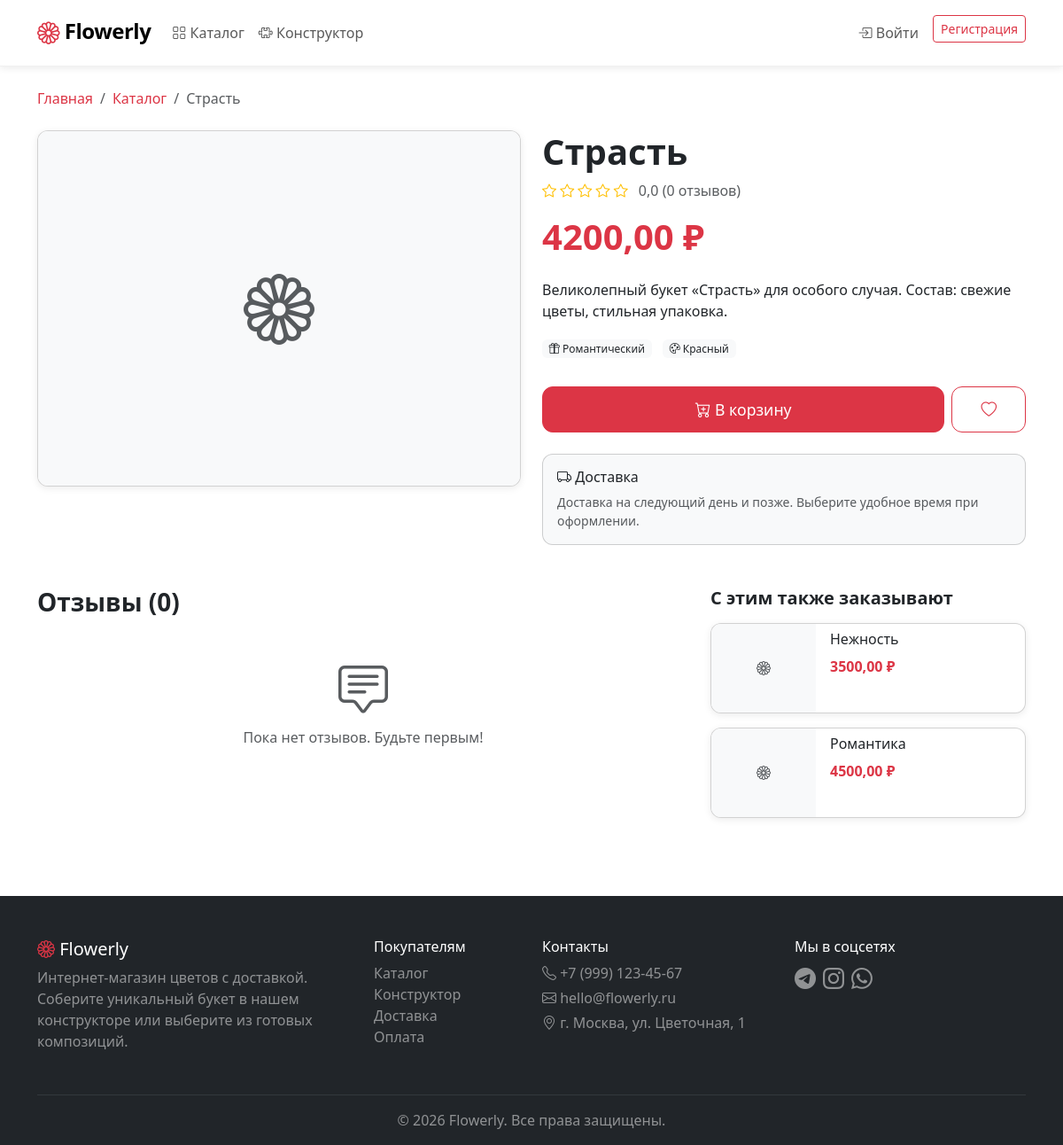
Before: /catalog/страсть/ with the older database file.
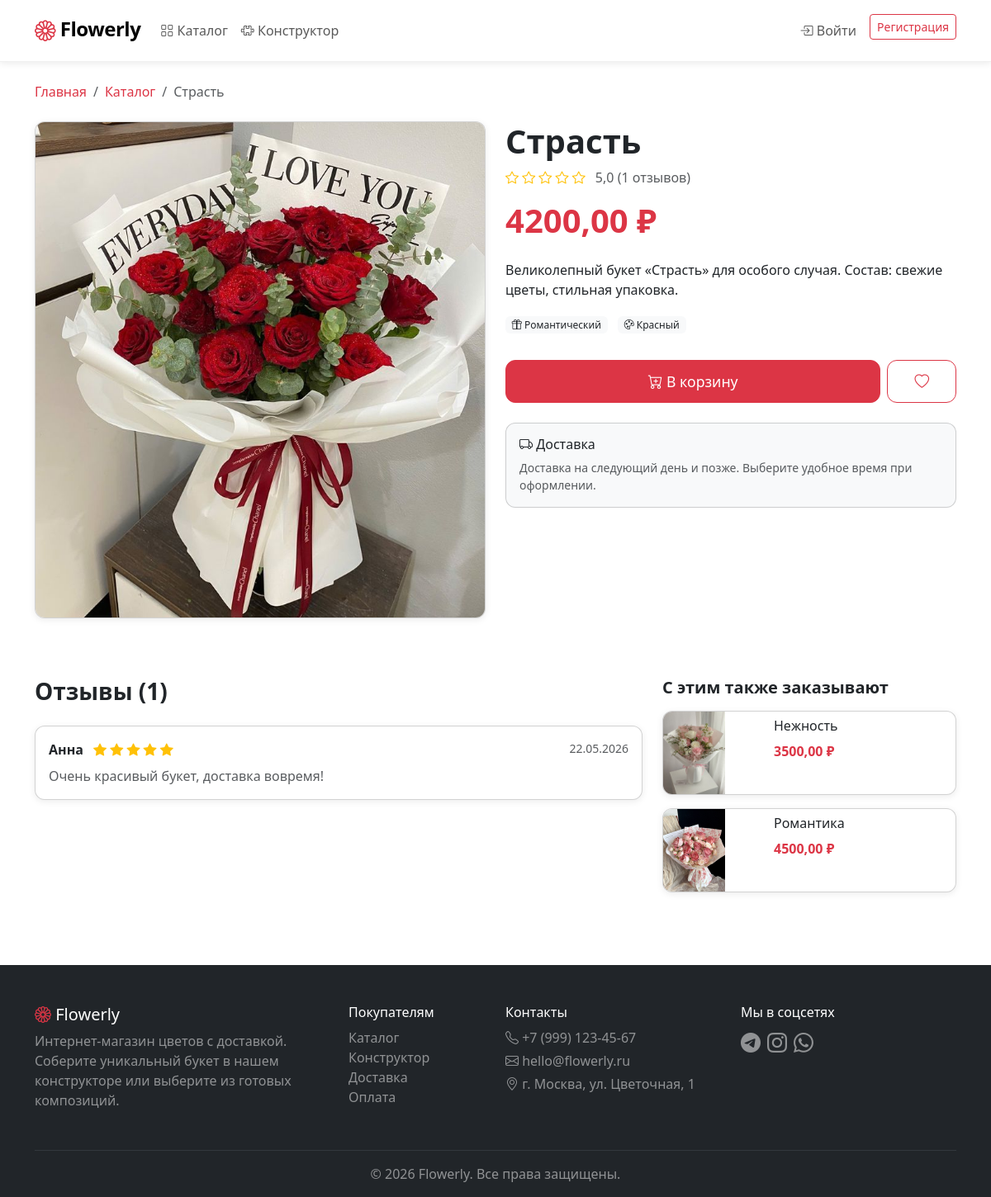
After: the same page with the newer database file.
### FlowerlyApp/models.py (models this page shows, shortened)
class ReadyBouquet(models.Model):
    name = models.CharField('Название', max_length=200)
    slug = models.SlugField(unique=True)
    description = models.TextField('Описание')
    price = models.DecimalField('Цена', max_digits=10, decimal_places=2)
    image = models.ImageField('Главное фото', upload_to='bouquets/')
    available = models.BooleanField('В наличии', default=True)
    is_hit = models.BooleanField('Хит продаж', default=False)
    occasion = models.ForeignKey(Occasion, on_delete=models.SET_NULL, null=True, blank=True)
    color_palette = models.ForeignKey(ColorPalette, on_delete=models.SET_NULL, null=True, blank=True)
    created_at = models.DateTimeField(auto_now_add=True)
    class Meta:
        verbose_name = 'Готовый букет'
        verbose_name_plural = 'Готовые букеты'
    def average_rating(self):
        reviews = self.review_set.all()
        if reviews:
            return sum(r.rating for r in reviews) / reviews.count()
        return 0

class Occasion(models.Model):
    name = models.CharField('Повод', max_length=100)
    slug = models.SlugField(unique=True)
    class Meta:
        verbose_name = 'Повод'
        verbose_name_plural = 'Поводы'

class ColorPalette(models.Model):
    name = models.CharField('Цветовая гамма', max_length=100)
    slug = models.SlugField(unique=True)
    class Meta:
        verbose_name = 'Цветовая гамма'
        verbose_name_plural = 'Цветовые гаммы'

class Review(models.Model):
    user = models.ForeignKey(settings.AUTH_USER_MODEL, on_delete=models.CASCADE)
    ready_bouquet = models.ForeignKey(ReadyBouquet, on_delete=models.CASCADE)
    rating = models.IntegerField('Оценка', choices=[(i, str(i)) for i in range(1, 6)])
    text = models.TextField('Отзыв')
    created_at = models.DateTimeField(auto_now_add=True)
    class Meta:
        verbose_name = 'Отзыв'
        verbose_name_plural = 'Отзывы'
        unique_together = ('user', 'ready_bouquet')

class User(AbstractUser):
    username = None
    email = models.EmailField('Email', unique=True)
    phone = models.CharField('Телефон', max_length=20, blank=True)
    default_address = models.TextField('Адрес по умолчанию', blank=True)
    avatar = models.ImageField('Аватар', upload_to='avatars/', blank=True)
    is_florist = models.BooleanField('Флорист', default=False)
    created_at = models.DateTimeField('Дата регистрации', auto_now_add=True)
    USERNAME_FIELD = 'email'
    REQUIRED_FIELDS = ['first_name', 'last_name']
    objects = UserManager()
    class Meta:
        verbose_name = 'Пользователь'
        verbose_name_plural = 'Пользователи'

### FlowerlyApp/views.py (the view, shortened to what this page needs)
# urls.py: path('catalog/<str:slug>/', views.bouquet_detail, name='bouquet_detail'),
def bouquet_detail(request, slug):
    bouquet = get_object_or_404(
        ReadyBouquet.objects.select_related('occasion', 'color_palette').prefetch_related('extra_images'),
        slug=slug, available=True
    )
    reviews = bouquet.review_set.all().select_related('user').order_by('-created_at')
    extra_images = bouquet.extra_images.all()
    similar = ReadyBouquet.objects.filter(available=True).exclude(id=bouquet.id)
    if bouquet.occasion:
        similar = similar.filter(occasion=bouquet.occasion)
    elif bouquet.color_palette:
        similar = similar.filter(color_palette=bouquet.color_palette)
    similar = similar[:4]
    can_review = False
    user_review = None
    is_favorite = False
    if request.user.is_authenticated:
        is_favorite = Favorite.objects.filter(user=request.user, ready_bouquet=bouquet).exists()
    context = {
        'bouquet': bouquet,
        'reviews': reviews,
        'extra_images': extra_images,
        'similar': similar,
        'can_review': can_review,
        'user_review': user_review,
        'is_favorite': is_favorite,
        'avg_rating': bouquet.average_rating(),
    }
    return render(request, 'catalog/bouquet_detail.html', context)

### FlowerlyApp/context_processors.py (called while the page is built)
def cart_counter(request):
    if request.user.is_authenticated:
        try:
            cart = Cart.objects.get(user=request.user)
            count = cart.total_items()
        except Cart.DoesNotExist:
            count = 0
    else:
        count = 0
    return {'cart_count': count}

### FlowerlyApp/templates/catalog/bouquet_detail.html (shortened to what the changed rows need)
{% extends 'base.html' %}
{% load static %}
{% block content %}
<div class="container">
    <nav aria-label="breadcrumb" class="mb-4">
        <ol class="breadcrumb">
            <li class="breadcrumb-item"><a href="{% url 'flowerly:home' %}">Главная</a></li>
            <li class="breadcrumb-item"><a href="{% url 'flowerly:catalog' %}">Каталог</a></li>
            <li class="breadcrumb-item active">{{ bouquet.name }}</li>
        </ol>
    </nav>
    <div class="row">
        <div class="col-md-6 mb-4">
            <div class="card shadow-sm">
                {% if bouquet.image %}
                <img src="{{ bouquet.image.url }}" class="card-img-top" alt="{{ bouquet.name }}"
                     style="height: 600px; object-fit: cover;">
                {% else %}
                <div class="bg-light d-flex align-items-center justify-content-center" style="height: 400px;">
                    <i class="bi bi-flower1 text-muted display-1"></i>
                </div>
                {% endif %}
            </div>
        </div>
        <div class="col-md-6">
            <h1 class="fw-bold mb-2">{{ bouquet.name }}</h1>
            <div class="mb-3">
                <span class="text-warning">
                    {% for i in "12345" %}
                        {% if forloop.counter <= avg_rating|floatformat:"0" %}
                            <i class="bi bi-star-fill"></i>
                        {% else %}
                            <i class="bi bi-star"></i>
                        {% endif %}
                    {% endfor %}
                </span>
                <span class="text-muted ms-2">{{ avg_rating|floatformat:1 }} ({{ reviews.count }} отзывов)</span>
            </div>
            <p class="display-6 fw-bold text-danger mb-3">{{ bouquet.price }} ₽</p>
            <p class="text-muted mb-4">{{ bouquet.description|linebreaks }}</p>
            <div class="mb-4">
                {% if bouquet.occasion %}
                <span class="badge bg-light text-dark me-2 mb-2">
                    <i class="bi bi-gift"></i> {{ bouquet.occasion.name }}
                </span>
                {% endif %}
                {% if bouquet.color_palette %}
                <span class="badge bg-light text-dark mb-2">
                    <i class="bi bi-palette"></i> {{ bouquet.color_palette.name }}
                </span>
                {% endif %}
            </div>
            <div class="d-flex gap-2 mb-4">
            <form method="get" action="{% url 'flowerly:cart_add_bouquet' bouquet.id %}" class="flex-grow-1">
            </form>
                <button class="btn btn-outline-danger btn-lg" onclick="toggleFavorite({{ bouquet.id }})" id="fav-btn">
                </button>
            </div>
            <div class="card bg-light">
                <div class="card-body">
                </div>
            </div>
        </div>
    </div>
    <div class="row mt-5">
        <div class="col-md-8">
            <h3 class="fw-bold mb-4">Отзывы ({{ reviews.count }})</h3>
            {% for review in reviews %}
            <div class="card mb-3 shadow-sm">
                <div class="card-body">
                    <div class="d-flex justify-content-between align-items-start mb-2">
                        <div>
                            <strong>{{ review.user.first_name }}</strong>
                            <span class="text-warning ms-2">
                                {% for i in "12345" %}
                                    {% if forloop.counter <= review.rating %}
                                        <i class="bi bi-star-fill"></i>
                                    {% else %}
                                        <i class="bi bi-star"></i>
                                    {% endif %}
                                {% endfor %}
                            </span>
                        </div>
                        <small class="text-muted">{{ review.created_at|date:"d.m.Y" }}</small>
                    </div>
                    <p class="text-muted mb-0">{{ review.text }}</p>
                </div>
            </div>
            {% empty %}
            <div class="text-center py-4">
                <i class="bi bi-chat-square-text display-4 text-muted"></i>
                <p class="text-muted mt-2">Пока нет отзывов. Будьте первым!</p>
            </div>
            {% endfor %}
        </div>
        {% if similar %}
        <div class="col-md-4">
            {% for s in similar %}
            <a href="{% url 'flowerly:bouquet_detail' s.slug %}" class="text-decoration-none">
                <div class="card mb-3 shadow-sm">
                    <div class="row g-0">
                        <div class="col-4">
                            {% if s.image %}
                            <img src="{{ s.image.url }}" class="img-fluid rounded-start" style="height: 100px; object-fit: cover;">
                            {% else %}
                            <div class="bg-light d-flex align-items-center justify-content-center" style="height: 100px;">
                                <i class="bi bi-flower1 text-muted"></i>
                            </div>
                            {% endif %}
                        </div>
                        <div class="col-8">
                            <div class="card-body py-2">
                                <h6 class="card-title text-dark">{{ s.name }}</h6>
                                <p class="text-danger fw-bold mb-0">{{ s.price }} ₽</p>
                            </div>
                        </div>
                    </div>
                </div>
            </a>
            {% endfor %}
        </div>
        {% endif %}
    </div>
</div>
{% endblock %}

Changed rows visible on the page:
changed ReadyBouquet "Страсть": image: picture added
added Review: user.first_name "Анна", rating 5 (drawn), created_at "22.05.2026", text "Очень красивый букет, доставка вовремя!"
changed ReadyBouquet "Нежность": image: picture added
changed ReadyBouquet "Романтика": image: picture added
Other visible differences:
{{ avg_rating|floatformat:1 }}: "0,0" → "5,0"
{{ reviews.count }}: "0" → "1"
text no longer shown: "Пока нет отзывов. Будьте первым!"
